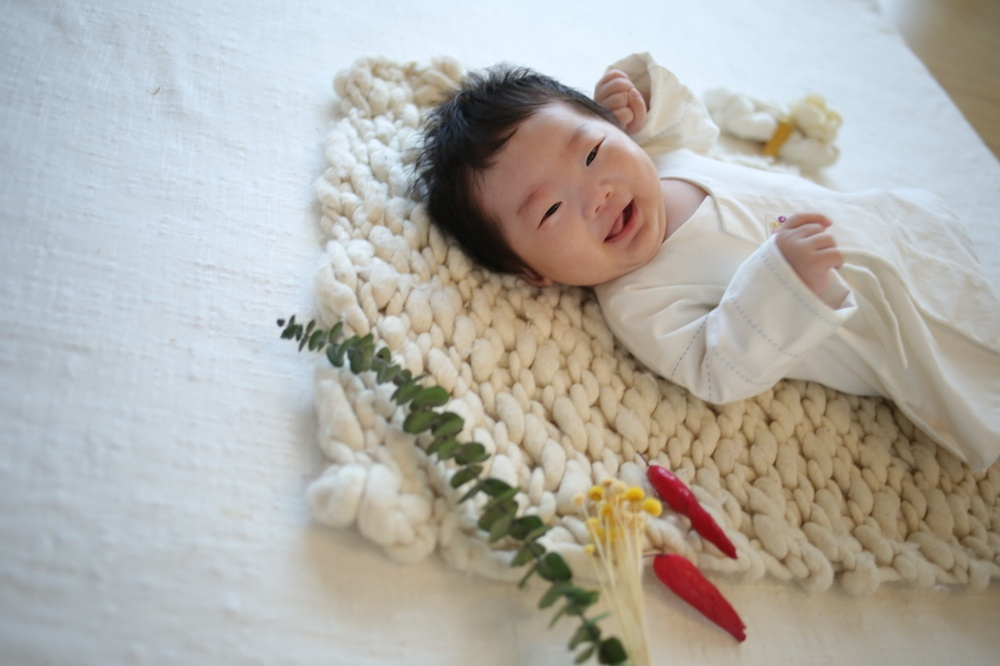
#> input picture images/1.jpg, 1000 x 666 px, shrunk from 1280 x 853 before the run, given in place of the camera
$ python color_test02.py
#> lines starting #> are read from the running program, lines starting #| are printed output that depends on the picture; after the words box and inside, x2 and y2 are one past the last pixel; in counts of white or black regions, pixels touching at a corner belong together
import numpy as np
import cv2


def tracking():
    try:
        print('Camera operation...')
        cap = cv2.VideoCapture(0)
    except:
        print('Camera is not operation')
        return

    while True:
        ret, frame = cap.read()
#> frame is the input picture: shape (666, 1000, 3); mean B, G, R 168.3, 174.7, 177.1

        hsv = cv2.cvtColor(frame, cv2.COLOR_BGR2HSV)
#> hsv: shape (666, 1000, 3); mean H, S, V 60.9, 43.1, 186.9
        lower_blue = np.array([90, 100, 100])
        upper_blue = np.array([150, 255, 255])

        lower_green = np.array([30, 100, 100])
        upper_green = np.array([90, 255, 255])

        lower_red = np.array([-30, 100, 100])
        upper_red = np.array([30, 255, 255])

        mask_blue = cv2.inRange(hsv, lower_blue, upper_blue)
#> mask_blue: shape (666, 1000); every value is 0
        mask_green = cv2.inRange(hsv, lower_green, upper_green)
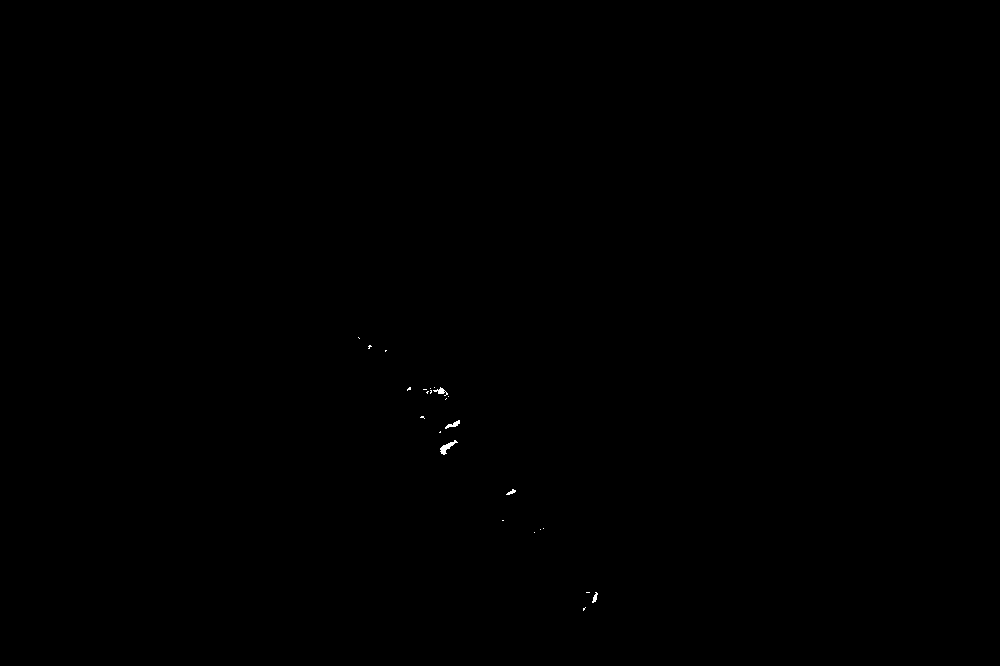
#> mask_green: shape (666, 1000); 0.05% white; 24 white regions (19 under 20 px), largest, box (x1, y1, x2, y2) and area: (440, 440, 458, 455) 97, (445, 420, 460, 429) 55, (433, 387, 448, 396) 52, (592, 592, 598, 603) 34, (506, 489, 516, 495) 29
        mask_red = cv2.inRange(hsv, lower_red, upper_red)
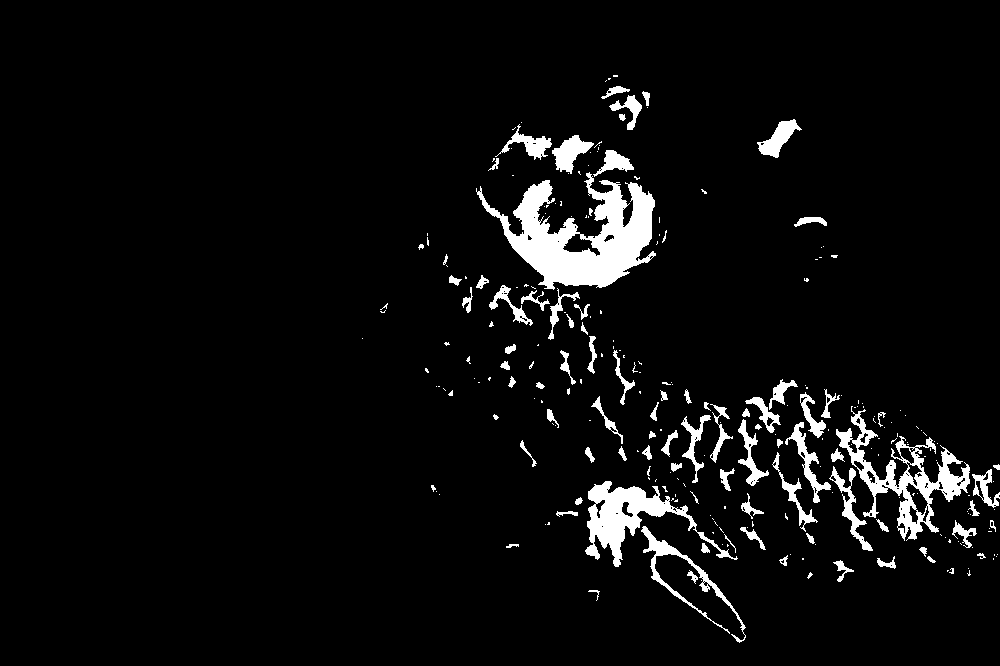
#> mask_red: shape (666, 1000); 5% white; 264 white regions (176 under 20 px), largest, box (x1, y1, x2, y2) and area: (476, 172, 656, 290) 9448, (836, 406, 970, 541) 4314, (585, 481, 738, 567) 3772

        res1 = cv2.bitwise_and(frame, frame, mask=mask_blue)
#> res1: shape (666, 1000, 3); every value is 0
        res2 = cv2.bitwise_and(frame, frame, mask=mask_green)
        res3 = cv2.bitwise_and(frame, frame, mask=mask_red)
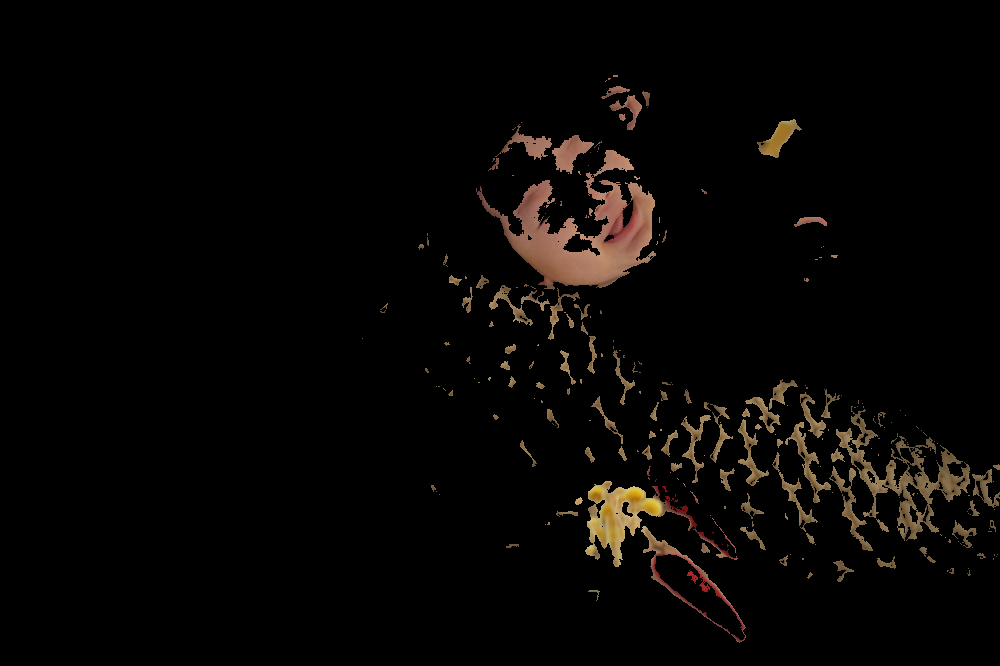
#> res3: shape (666, 1000, 3); mean B, G, R 4, 5.5, 7.4

        cv2.imshow('original', frame)
        cv2.imshow('blue', res1)
        cv2.imshow('green', res2)
        cv2.imshow('red', res3)

        k = cv2.waitKey(1) & 0xFF
#> (key Esc is pressed here)
        if k == 27:
            break
    cv2.destroyAllWindows()


tracking()

$ run again, on images/2.jpg
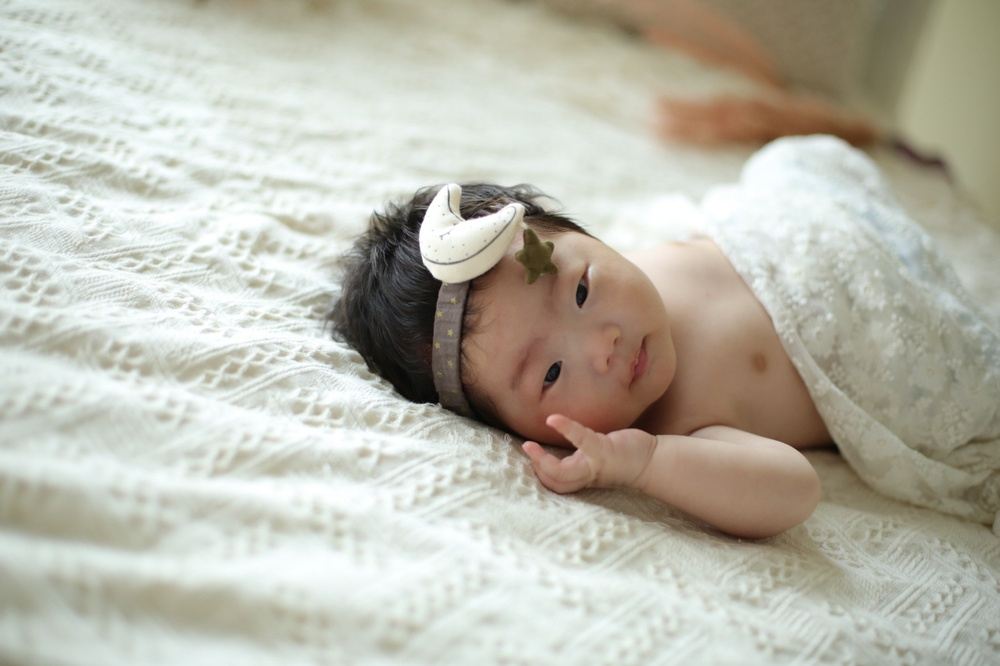
#> input picture images/2.jpg, 1000 x 666 px, shrunk from 1280 x 853 before the run, given in place of the camera
#> in tracking, frame is the input picture: shape (666, 1000, 3); mean B, G, R 172.4, 185, 186.5
#> hsv: shape (666, 1000, 3); mean H, S, V 46.8, 33.3, 190.9
#> mask_blue: shape (666, 1000); every value is 0
#> in tracking, `mask_red = cv2.inRange(hsv, lower_red, upper_red)`:
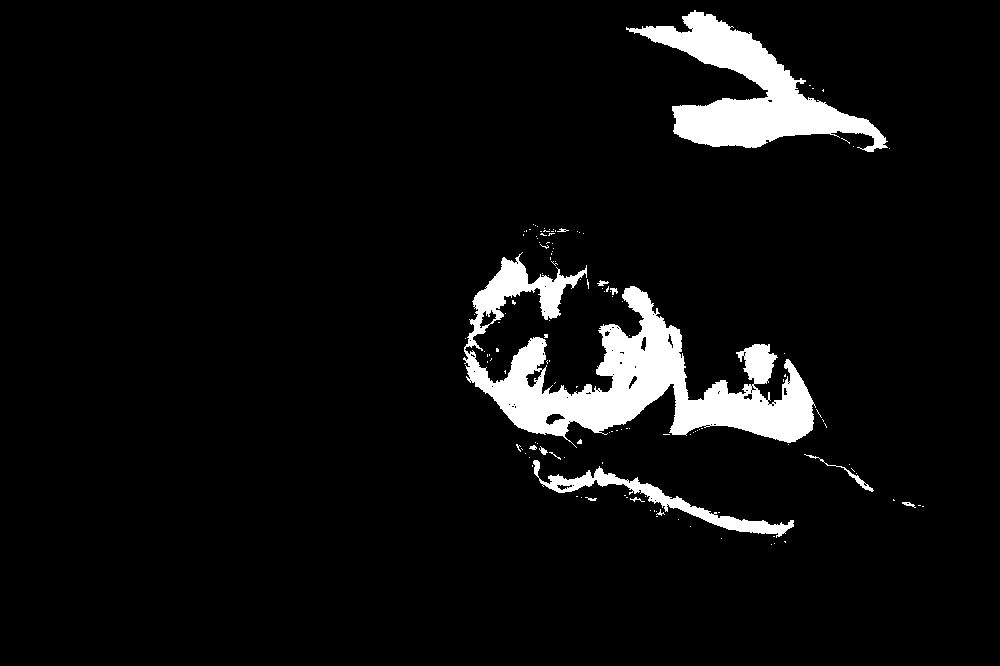
#> mask_red: shape (666, 1000); 6% white; 134 white regions (121 under 20 px), largest, box (x1, y1, x2, y2) and area: (463, 252, 816, 448) 23612, (626, 10, 888, 152) 12783, (533, 460, 794, 538) 2912
#> res1: shape (666, 1000, 3); every value is 0
#> in tracking, `res3 = cv2.bitwise_and(frame, frame, mask=mask_red)`:
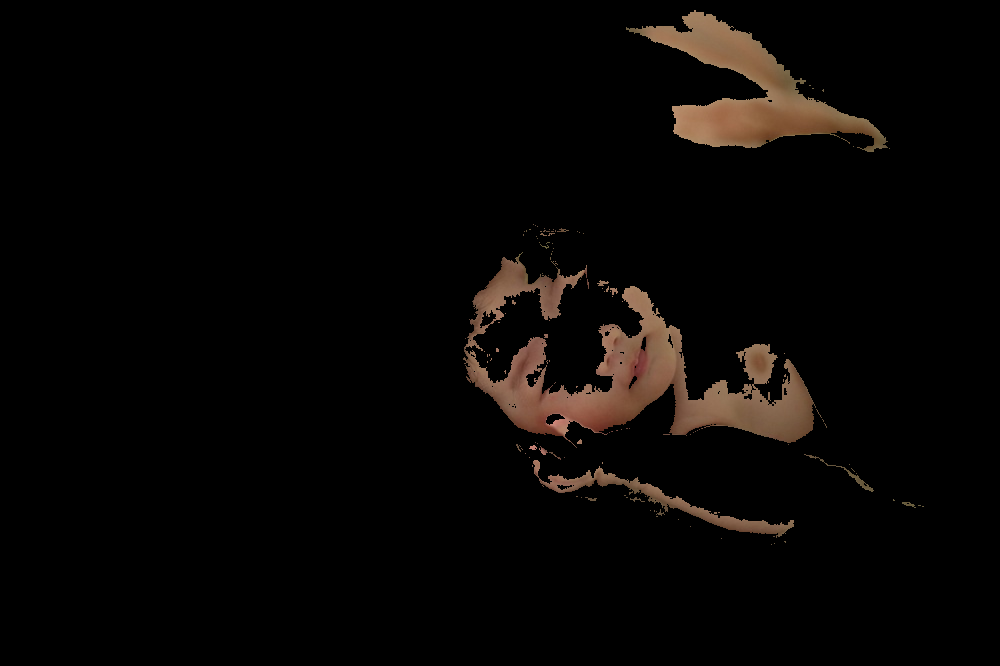
#> res3: shape (666, 1000, 3); mean B, G, R 4.5, 6, 8.3

$ run again, on images/3.jpg
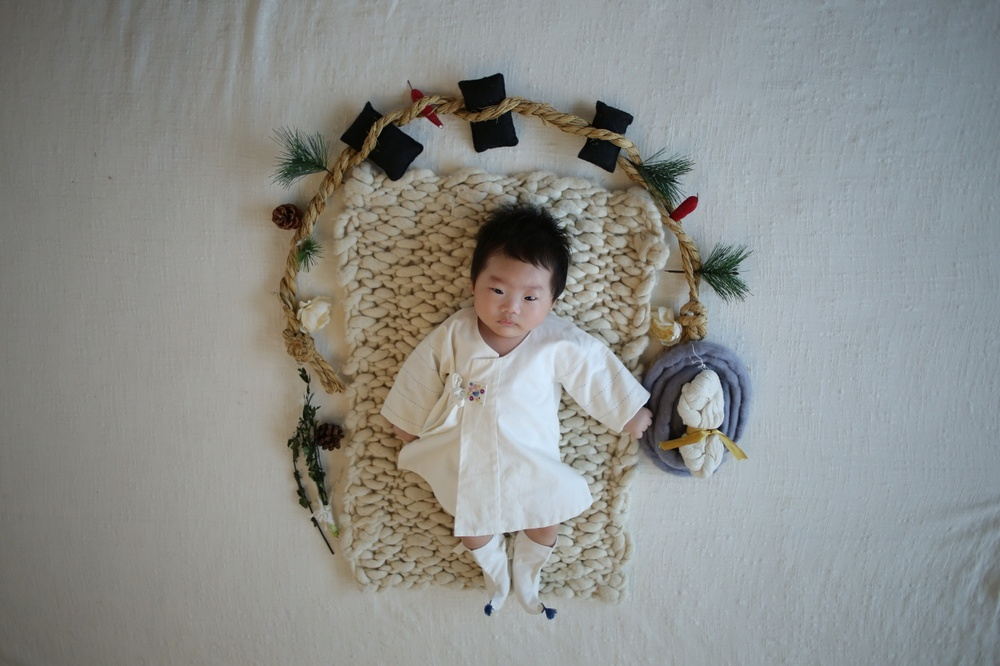
#> input picture images/3.jpg, 1000 x 666 px, shrunk from 1280 x 853 before the run, given in place of the camera
#> in tracking, frame is the input picture: shape (666, 1000, 3); mean B, G, R 139.5, 142.6, 140.7
#> hsv: shape (666, 1000, 3); mean H, S, V 60.7, 30.9, 148.3
#> mask_blue: shape (666, 1000); 0% white in thin lines or dots, all inside (x1, y1, x2, y2) = (491, 359, 738, 619)
#> mask_green: shape (666, 1000); 0% white in thin lines or dots, all inside (x1, y1, x2, y2) = (332, 530, 337, 535)
#> in tracking, `mask_red = cv2.inRange(hsv, lower_red, upper_red)`:
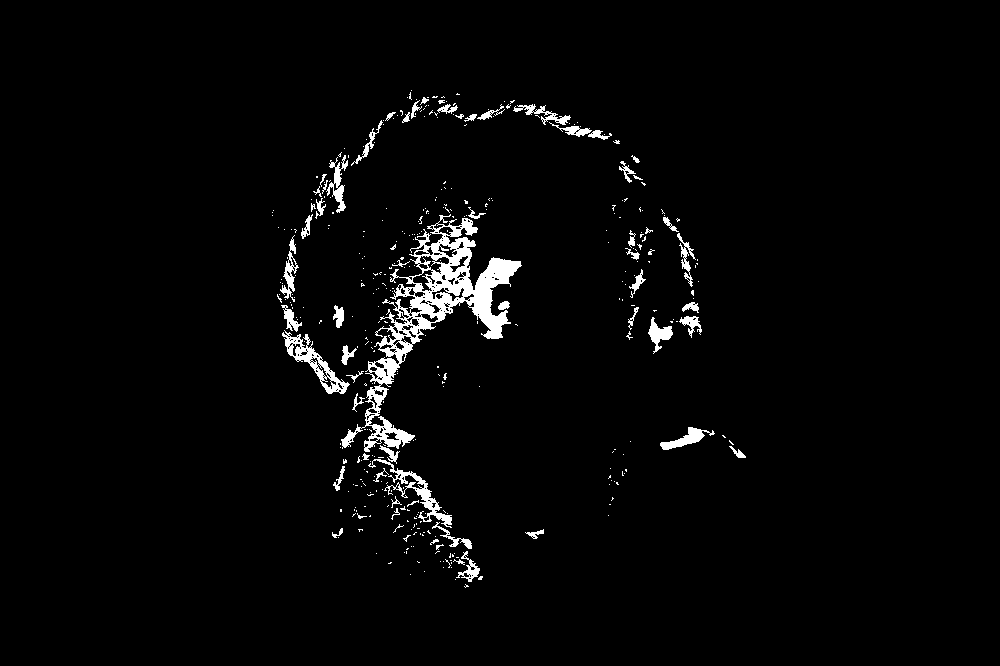
#> mask_red: shape (666, 1000); 2.7% white; 382 white regions (321 under 20 px), largest, box (x1, y1, x2, y2) and area: (341, 214, 522, 452) 8486, (282, 330, 350, 394) 1047, (368, 459, 452, 528) 944
#> in tracking, `res3 = cv2.bitwise_and(frame, frame, mask=mask_red)`:
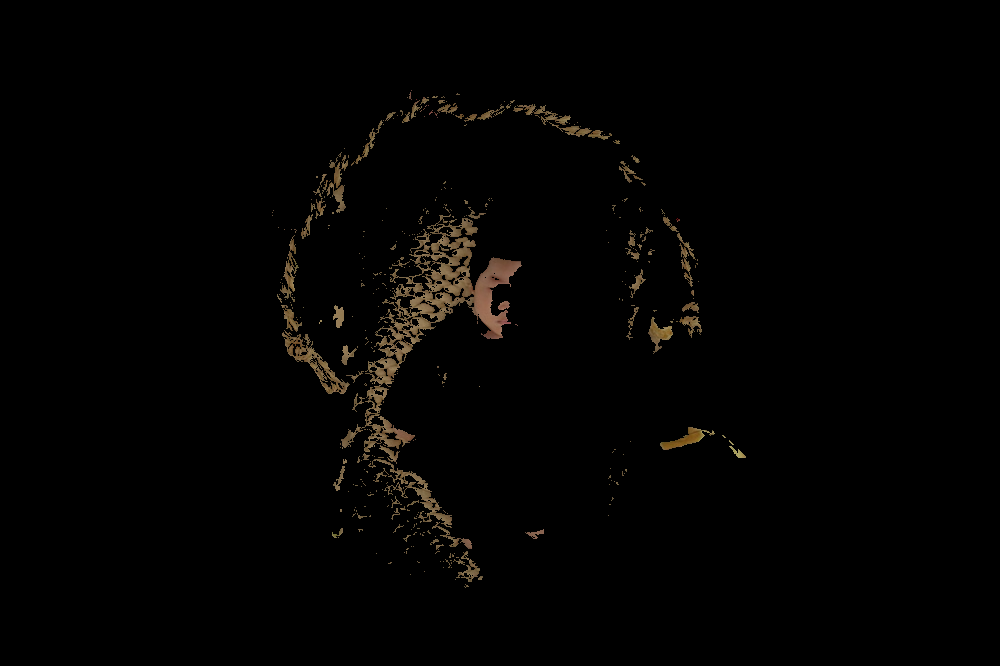
#> res3: shape (666, 1000, 3); mean B, G, R 1.8, 2.6, 3.3

$ run again, on images/4.jpg
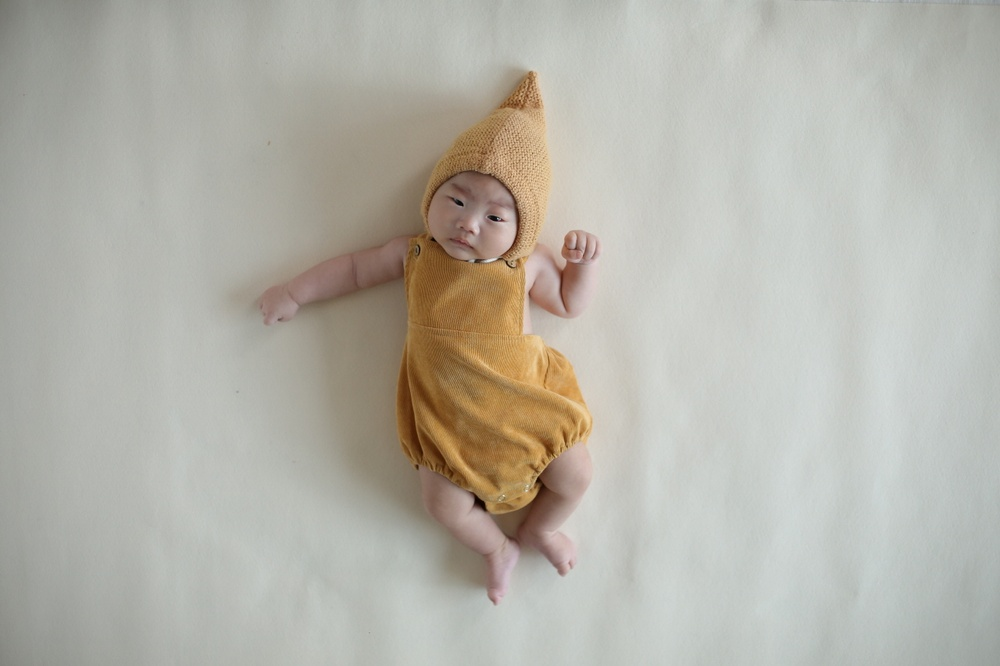
#> input picture images/4.jpg, 1000 x 666 px, shrunk from 1280 x 853 before the run, given in place of the camera
#> in tracking, frame is the input picture: shape (666, 1000, 3); mean B, G, R 169.6, 179, 181.2
#> hsv: shape (666, 1000, 3); mean H, S, V 43.4, 23.1, 183.8
#> mask_blue: shape (666, 1000); every value is 0
#> in tracking, `mask_red = cv2.inRange(hsv, lower_red, upper_red)`:
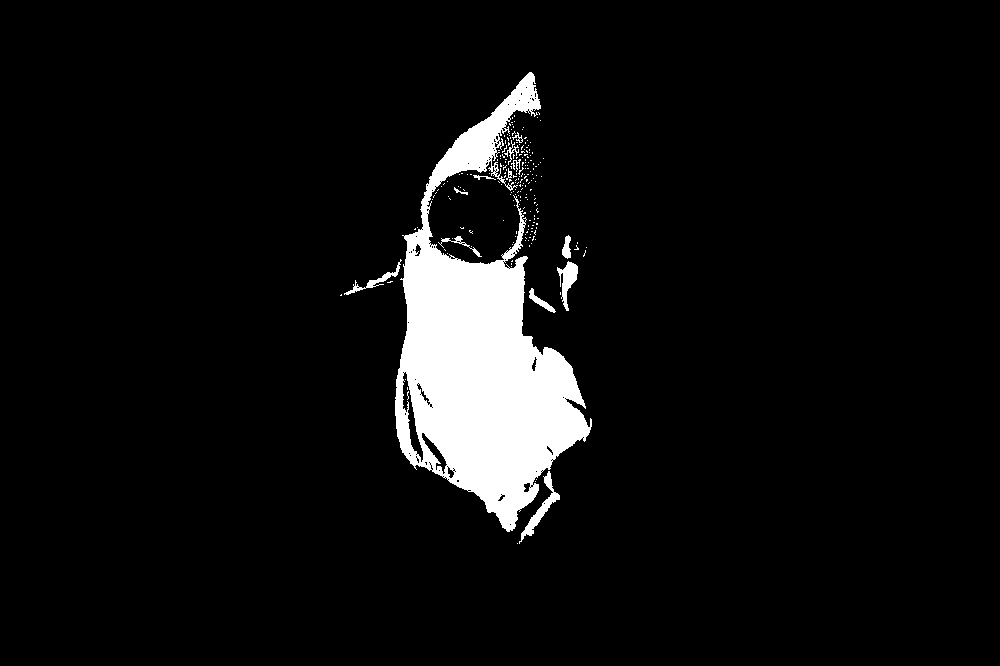
#> mask_red: shape (666, 1000); 6.3% white; 211 white regions (198 under 20 px), largest, box (x1, y1, x2, y2) and area: (395, 72, 592, 532) 39089, (519, 471, 560, 544) 561, (557, 261, 578, 311) 463
#> res1: shape (666, 1000, 3); every value is 0
#> in tracking, `res3 = cv2.bitwise_and(frame, frame, mask=mask_red)`:
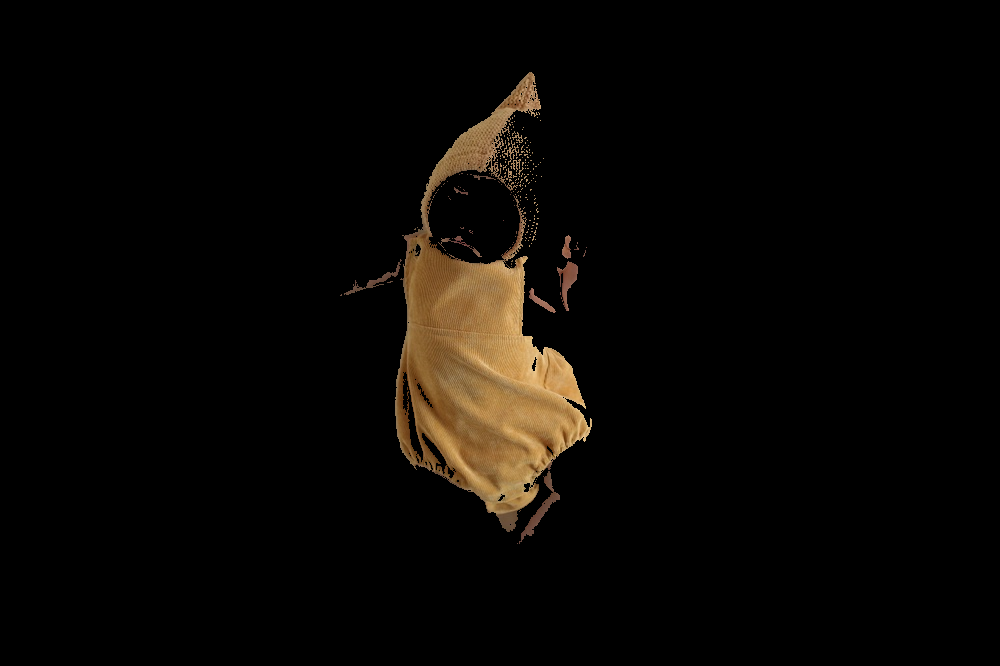
#> res3: shape (666, 1000, 3); mean B, G, R 4.3, 7.4, 9.9
